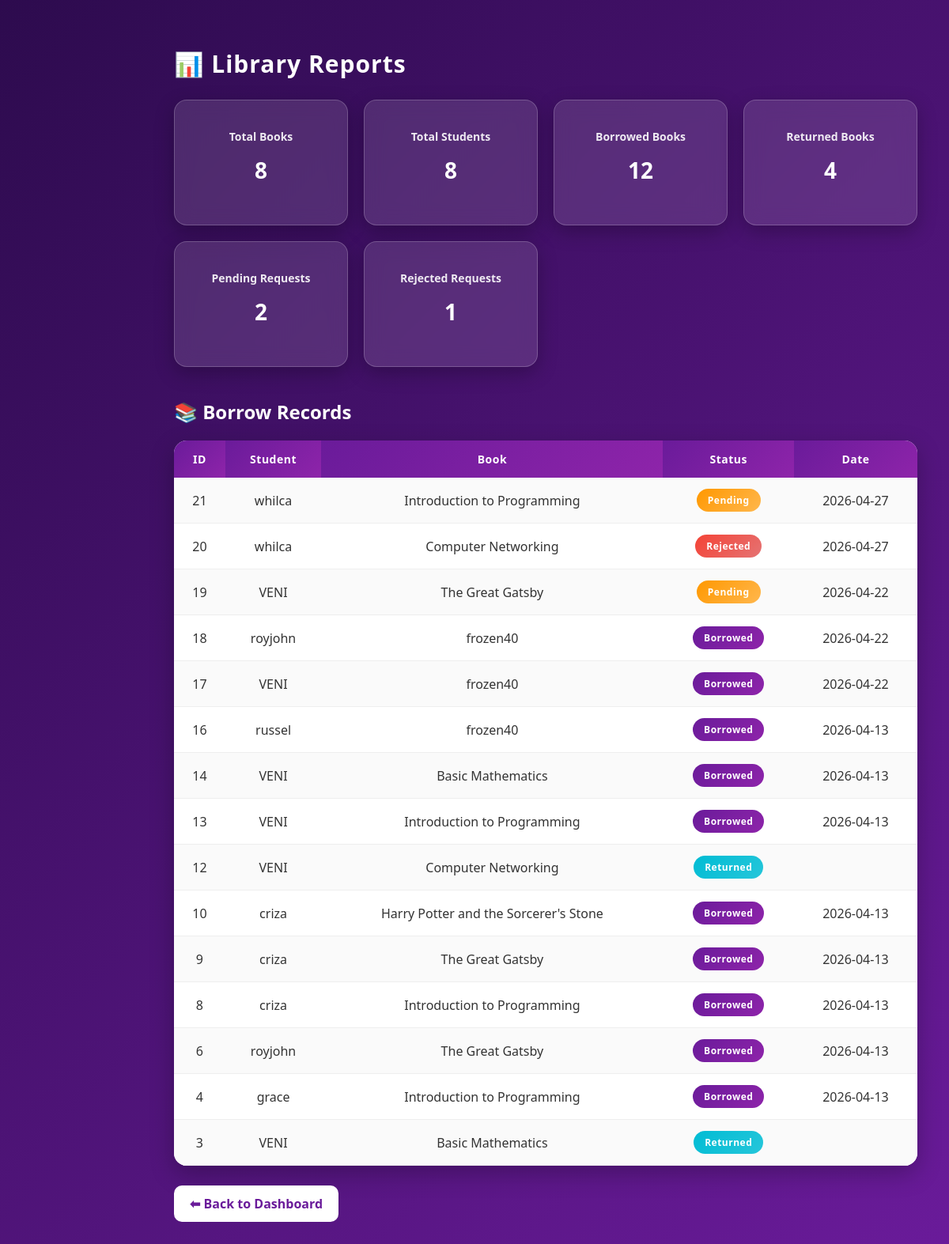
The app's page /librarian/reports.php (signed in) with its own data.
### tables this page shows
CREATE TABLE `borrowed_books` (
  `id` int(11) NOT NULL,
  `username` varchar(50) NOT NULL,
  `student_name` varchar(100) NOT NULL,
  `book_title` varchar(255) NOT NULL,
  `author` varchar(255) DEFAULT NULL,
  `borrow_date` date NOT NULL DEFAULT curdate(),
  `return_date` date DEFAULT NULL,
  `status` varchar(20) NOT NULL DEFAULT 'borrowed',
  `due_date` date DEFAULT NULL
);

CREATE TABLE `users` (
  `id` int(11) NOT NULL,
  `username` varchar(50) DEFAULT NULL,
  `email` varchar(100) NOT NULL,
  `password` varchar(50) DEFAULT NULL,
  `role` varchar(50) NOT NULL DEFAULT 'user',
  `gender` enum('male','female','other') DEFAULT NULL,
  `roles` varchar(50) NOT NULL,
  `profile_pic` varchar(255) DEFAULT 'default.png'
);

CREATE TABLE `books` (
  `id` int(11) NOT NULL,
  `title` varchar(100) DEFAULT NULL,
  `author` varchar(100) DEFAULT NULL,
  `quantity` int(11) DEFAULT NULL
);

### librarian/reports.php (the view, shortened to what this page needs)
<?php
include(__DIR__ . "/../db.php");
$total_books = mysqli_fetch_assoc(mysqli_query($conn,
"SELECT COUNT(*) as total FROM books"))['total'];
$total_students = mysqli_fetch_assoc(mysqli_query($conn,
"SELECT COUNT(*) as total FROM users WHERE role='student'"))['total'];
$returned_books = mysqli_fetch_assoc(mysqli_query($conn,
"SELECT COUNT(*) as total FROM borrowed_books WHERE status='returned'"))['total'];
$borrowed_books = mysqli_fetch_assoc(mysqli_query($conn,
"SELECT COUNT(*) as total FROM borrowed_books WHERE status='borrowed'"))['total'];
$pending_books = mysqli_fetch_assoc(mysqli_query($conn,
"SELECT COUNT(*) as total FROM borrowed_books WHERE status='pending'"))['total'];
$rejected_books = mysqli_fetch_assoc(mysqli_query($conn,
"SELECT COUNT(*) as total FROM borrowed_books WHERE status='rejected'"))['total'];
$records = mysqli_query($conn, "
SELECT
    borrowed_books.id,
    users.username,
    books.title,
    borrowed_books.status,
    borrowed_books.borrow_date,
    borrowed_books.return_date
FROM borrowed_books
JOIN users ON borrowed_books.username = users.username
JOIN books ON borrowed_books.book_title = books.title
ORDER BY borrowed_books.id DESC
LIMIT 500
");
?>
<!DOCTYPE html>
<html>
<head>
</head>
<body>
<div class="main-content">
    <h1>📊 Library Reports</h1>
    <div class="cards">
        <div class="card">
            <h3>Total Books</h3>
            <p><?php echo $total_books; ?></p>
        </div>
        <div class="card">
            <h3>Total Students</h3>
            <p><?php echo $total_students; ?></p>
        </div>
        <div class="card">
            <h3>Borrowed Books</h3>
            <p><?php echo $borrowed_books; ?></p>
        </div>
        <div class="card">
            <h3>Returned Books</h3>
            <p><?php echo $returned_books; ?></p>
        </div>
        <div class="card">
            <h3>Pending Requests</h3>
            <p><?php echo $pending_books; ?></p>
        </div>
        <div class="card">
            <h3>Rejected Requests</h3>
            <p><?php echo $rejected_books; ?></p>
        </div>
    </div>
    <h2>📚 Borrow Records</h2>
    <table>
        <tr>
            <th>ID</th>
            <th>Student</th>
            <th>Book</th>
            <th>Status</th>
            <th>Date</th>
        </tr>
        <?php while($row = mysqli_fetch_assoc($records)) { ?>
        <tr>
            <td><?php echo $row['id']; ?></td>
            <td><?php echo htmlspecialchars($row['username']); ?></td>
            <td><?php echo htmlspecialchars($row['title']); ?></td>
            <td>
                <?php
                $status = $row['status'];
                if ($status == 'pending') {
                    echo "<span class='badge pending'>Pending</span>";
                } elseif ($status == 'approved') {
                    echo "<span class='badge pending'>Pending</span>";
                } elseif ($status == 'borrowed') {
                    echo "<span class='badge borrowed'>Borrowed</span>";
                } elseif ($status == 'returned') {
                    echo "<span class='badge returned'>Returned</span>";
                } elseif ($status == 'rejected') {
                    echo "<span class='badge rejected'>Rejected</span>";
                }
                ?>
            </td>
            <td>
                <?php
                echo ($status == 'returned')
                    ? $row['return_date']
                    : $row['borrow_date'];
                ?>
            </td>
        </tr>
        <?php } ?>
    </table>
    <a href="librarian_dashboard.php" class="back-btn">⬅ Back to Dashboard</a>
</div>
</body>
</html>

### librarian/reports.php (style rules this page uses)
body { font-family: 'Segoe UI', sans-serif; margin: 0; background: linear-gradient(135deg, #2d0b4e, #6a1b9a); min-height: 100vh; color: #333; }
.main-content { margin-left: 180px; padding: 40px; }
h1 { font-size: 30px; margin-bottom: 25px; color: white; letter-spacing: 1px; }
.cards { display: grid; grid-template-columns: repeat(auto-fit, minmax(190px, 1fr)); gap: 20px; margin-bottom: 40px; }
.card { background: rgba(255,255,255,0.12); backdrop-filter: blur(12px); -webkit-backdrop-filter: blur(12px); border: 1px solid rgba(255,255,255,0.2); border-radius: 16px; padding: 22px; text-align: center; color: white; box-shadow: 0 8px 25px rgba(0,0,0,0.25); transition: 0.3s ease; }
.card h3 { font-size: 14px; opacity: 0.9; }
.card p { font-size: 28px; font-weight: bold; margin-top: 10px; }
table { width: 100%; border-collapse: separate; border-spacing: 0; background: white; border-radius: 16px; overflow: hidden; box-shadow: 0 10px 30px rgba(0,0,0,0.25); }
th { background: linear-gradient(135deg, #6a1b9a, #8e24aa); color: white; padding: 14px; text-align: center; font-size: 14px; letter-spacing: 0.5px; }
td { padding: 14px; text-align: center; border-bottom: 1px solid #eee; }
tr:nth-child(even) { background: #fafafa; }
.badge { padding: 6px 14px; border-radius: 50px; font-size: 12px; font-weight: bold; display: inline-block; color: white; text-transform: capitalize; letter-spacing: 0.5px; }
.pending { background: linear-gradient(135deg, #ff9800, #ffb74d); }
.borrowed { background: linear-gradient(135deg, #6a1b9a, #8e24aa); }
.returned { background: linear-gradient(135deg, #00bcd4, #26c6da); }
.rejected { background: linear-gradient(135deg, #f44336, #e57373); }
.back-btn { display: inline-block; margin-top: 25px; padding: 12px 20px; background: white; color: #6a1b9a; text-decoration: none; border-radius: 10px; font-weight: 600; transition: 0.3s; }
h2 { color: white; margin-top: 20px; }

### records on screen
borrowed_books: id "21", users.username "whilca", books.title "Introduction to Programming", status "Pending", borrow_date "2026-04-27"
borrowed_books: id "20", users.username "whilca", books.title "Computer Networking", status "Rejected", borrow_date "2026-04-27"
borrowed_books: id "19", users.username "VENI", books.title "The Great Gatsby", status "Pending", borrow_date "2026-04-22"
borrowed_books: id "18", users.username "royjohn", books.title "frozen40", status "Borrowed", borrow_date "2026-04-22"
borrowed_books: id "17", users.username "VENI", books.title "frozen40", status "Borrowed", borrow_date "2026-04-22"
borrowed_books: id "16", users.username "russel", books.title "frozen40", status "Borrowed", borrow_date "2026-04-13"
borrowed_books: id "14", users.username "VENI", books.title "Basic Mathematics", status "Borrowed", borrow_date "2026-04-13"
borrowed_books: id "13", users.username "VENI", books.title "Introduction to Programming", status "Borrowed", borrow_date "2026-04-13"
borrowed_books: id "12", users.username "VENI", books.title "Computer Networking", status "Returned"
borrowed_books: id "10", users.username "criza", books.title "Harry Potter and the Sorcerer's Stone", status "Borrowed", borrow_date "2026-04-13"
borrowed_books: id "9", users.username "criza", books.title "The Great Gatsby", status "Borrowed", borrow_date "2026-04-13"
borrowed_books: id "8", users.username "criza", books.title "Introduction to Programming", status "Borrowed", borrow_date "2026-04-13"
borrowed_books: id "6", users.username "royjohn", books.title "The Great Gatsby", status "Borrowed", borrow_date "2026-04-13"
borrowed_books: id "4", users.username "grace", books.title "Introduction to Programming", status "Borrowed", borrow_date "2026-04-13"
borrowed_books: id "3", users.username "VENI", books.title "Basic Mathematics", status "Returned"

### other values on screen
$total_books "8"
$total_students "8"
$borrowed_books "12"
$returned_books "4"
$pending_books "2"
$rejected_books "1"
